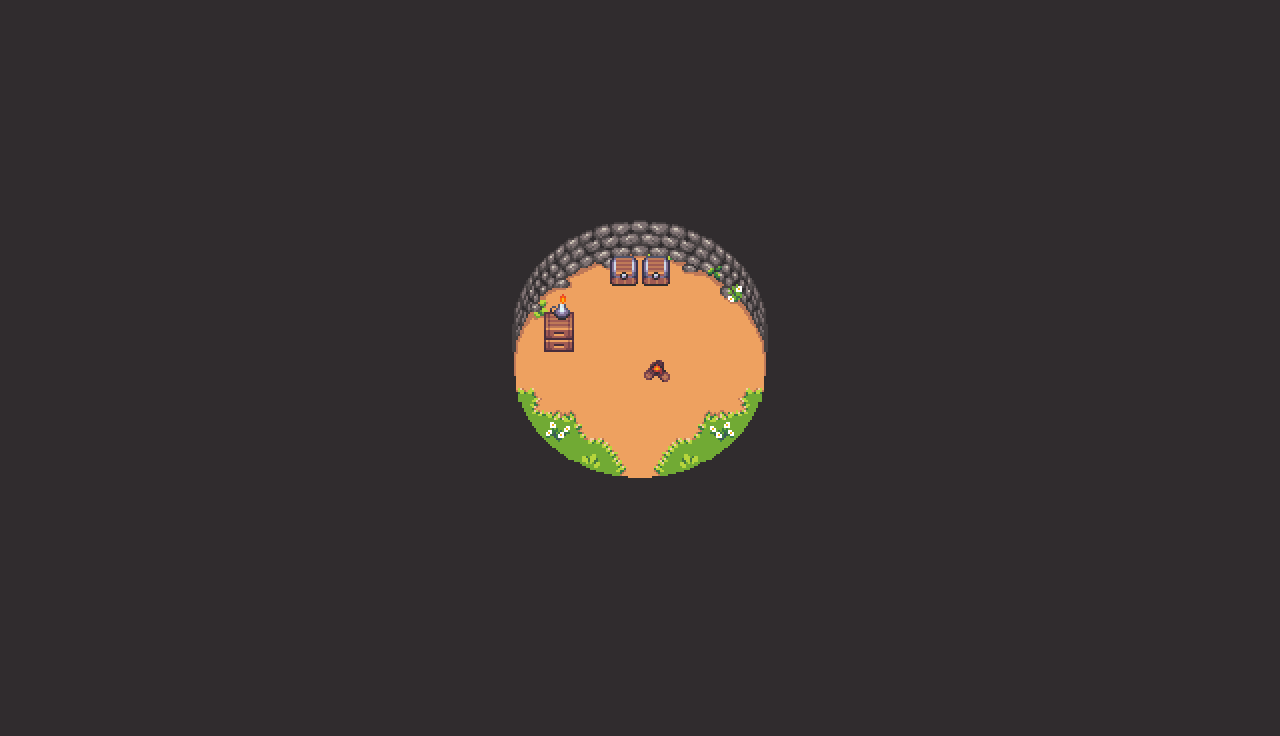

This game map was drawn from its Tiled (.tmx) file and the tilesets committed beside it. A one-line description and the trimmed map source follow:
An orthogonal 40x23 tile map with 32x32 px tiles, 3 tile layers (Suelo, Objetos, Extra), 1 hidden layer not drawn, 3 tilesets.

<map version="1.4" tiledversion="1.4.3" orientation="orthogonal" renderorder="right-down" width="40" height="23" tilewidth="32" tileheight="32" infinite="0" nextlayerid="5" nextobjectid="1">
 <tileset firstgid="1" name="hitboxes" tilewidth="32" tileheight="32" tilecount="14" columns="14">
  <image source="hitboxes.png" width="448" height="32" />
 </tileset>
 <tileset firstgid="15" name="map_tileset" tilewidth="32" tileheight="32" tilecount="768" columns="48">
  <image source="map_tileset.png" width="1536" height="512" />
 </tileset>
 <tileset firstgid="783" name="interior_tileset" tilewidth="32" tileheight="32" tilecount="768" columns="48">
  <image source="interior_tileset.png" width="1536" height="512" />
 </tileset>
 <layer id="1" name="Suelo" width="40" height="23">
  <data>[920 cells, 920 non-empty, 72 distinct tile ids]</data>
 </layer>
 <layer id="2" name="Objetos" width="40" height="23">
  <data>[920 cells, 5 non-empty, 4 distinct tile ids]</data>
 </layer>
 <layer id="3" name="Extra" width="40" height="23">
  <data>[920 cells, 1 non-empty, 1 distinct tile ids]</data>
 </layer>
 <layer id="4" name="Hitboxes" width="40" height="23" visible="0" opacity="0.5">
  <properties>
   <property name="draw" type="bool" value="false" />
  </properties>
  <data>[920 cells, 920 non-empty, 3 distinct tile ids]</data>
 </layer>
</map>
